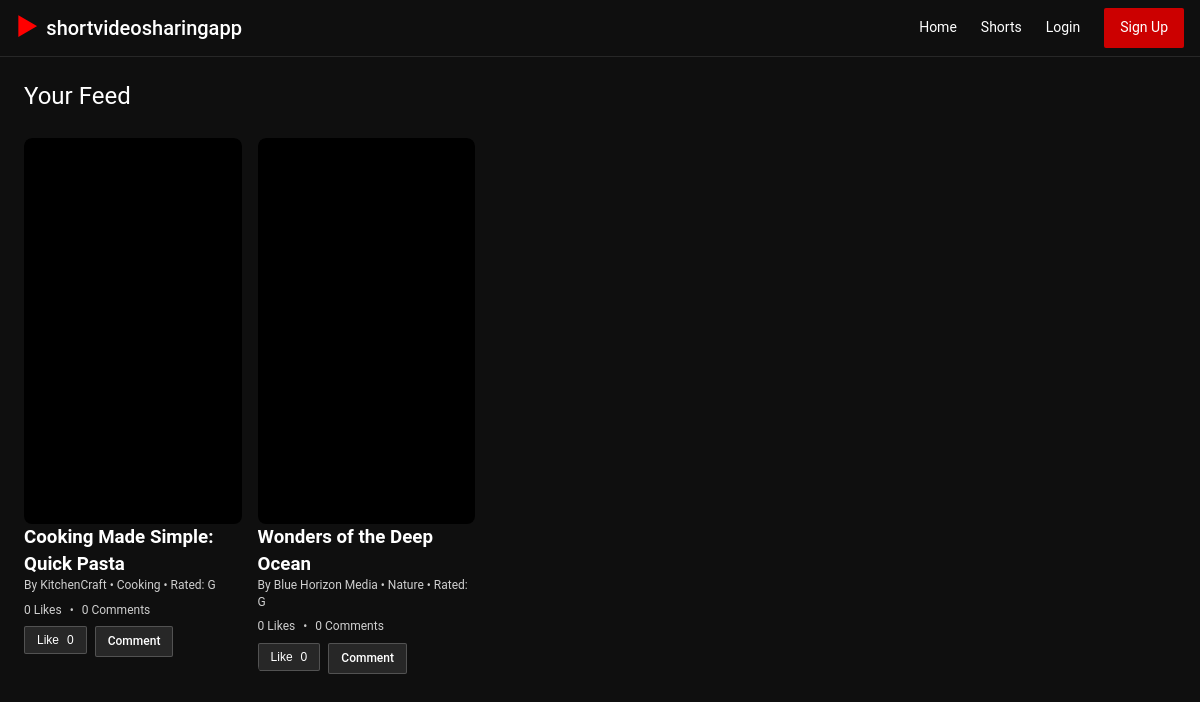
The page /shorts on the database its author committed.
### tables this page shows
CREATE TABLE videos (
    id INTEGER PRIMARY KEY AUTOINCREMENT,
    title TEXT NOT NULL,
    publisher TEXT NOT NULL,
    producer TEXT,
    genre TEXT,
    age_rating TEXT,
    url TEXT NOT NULL,
    uploaded_by INTEGER,
    FOREIGN KEY (uploaded_by) REFERENCES users(id)
);

### app.py (the view)
@app.route('/shorts')
def shorts():
    db = get_db()
    try:
        videos = db.execute('''
            SELECT v.*,
                   (SELECT COUNT(*) FROM comments c WHERE c.video_id = v.id) as comment_count,
                   (SELECT COUNT(*) FROM likes l WHERE l.video_id = v.id) as like_count
            FROM videos v
            ORDER BY v.id DESC
        ''').fetchall()
        video_list = []
        for video in videos:
            comments = db.execute('''
                SELECT c.comment, c.rating, u.username, c.created_at
                FROM comments c
                JOIN users u ON c.user_id = u.id
                WHERE c.video_id = ?
                ORDER BY c.id DESC
            ''', (video['id'],)).fetchall()
            video_dict = dict(video)
            video_dict['comments'] = comments
            video_dict['comment_count'] = video['comment_count'] or 0
            video_dict['like_count'] = video['like_count'] or 0
            video_list.append(video_dict)
        return render_template('shorts.html', videos=video_list)
    except sqlite3.Error as e:
        app.logger.error(f"Error in /shorts route: {e}")
        flash('An error occurred while loading videos.')
        return render_template('shorts.html', videos=[])

### app.py (called while the page is built)
def get_db():
    conn = sqlite3.connect(DATABASE)
    conn.row_factory = sqlite3.Row
    return conn

### templates/shorts.html (shortened to what this page needs)
{% extends "base.html" %}
{% block content %}
<h1>Your Feed</h1>
<div class="shorts-list">
    {% for video in videos %}
        <div class="shorts-card">
            <a href="{{ url_for('watch', video_id=video['id']) }}" class="shorts-thumbnail">
                <video class="shorts-video" muted playsinline>
                    <source src="{{ video['url'] }}" type="video/mp4">
                </video>
            </a>
            <div class="shorts-details">
                <h3>{{ video['title'] }}</h3>
                <p class="shorts-meta">
                    <span>By {{ video['publisher'] }}</span> •
                    <span>{{ video['genre'] or "N/A" }}</span> •
                    <span>Rated: {{ video['age_rating'] or "N/A" }}</span>
                </p>
                <div class="shorts-stats">
                    <span>{{ video['like_count'] }} Likes</span> •
                    <span>{{ video['comment_count'] }} Comments</span>
                </div>
                <div class="shorts-actions">
                    <form method="POST" action="{{ url_for('like') }}" class="like-form" data-video-id="{{ video['id'] }}">
                        <button type="button" class="btn btn-secondary like-btn" data-liked="false">
                            Like <span class="like-count">{{ video['like_count'] }}</span>
                        </button>
                    </form>
                    <a href="{{ url_for('watch', video_id=video['id']) }}" class="btn btn-secondary comment-link">
                        Comment
                    </a>
                </div>
            </div>
        </div>
    {% else %}
        <p>No shorts available yet.</p>
    {% endfor %}
</div>
{% endblock %}

### templates/base.html (shortened to what this page needs)
<!DOCTYPE html>
<html lang="en">
<head>
    <link href="{{ url_for('static', filename='style.css') }}" rel="stylesheet">
</head>
<body>
    <header class="navbar">
        <div class="logo">shortvideosharingapp</div>
        <nav>
            <a href="{{ url_for('index') }}">Home</a>
            <a href="{{ url_for('shorts') }}">Shorts</a>
            {% if 'user' in session %}
                <a href="{{ url_for('profile') }}">Profile</a>
                {% if session['user']['role'] == 'creator' %}
                    <a href="{{ url_for('dashboard') }}">Dashboard</a>
                {% endif %}
                <span class="user">{{ session['user']['username'] }}</span>
                <a href="{{ url_for('logout') }}" class="btn">Logout</a>
            {% else %}
                <a href="{{ url_for('login') }}">Login</a>
                <a href="{{ url_for('register') }}" class="btn">Sign Up</a>
            {% endif %}
        </nav>
    </header>
    <main class="content">
        {% block content %}{% endblock %}
    </main>
</body>
</html>

### static/style.css (style rules this page uses)
* { margin: 0; padding: 0; box-sizing: border-box; }
body { font-family: "Roboto", "YouTube Sans", -apple-system, BlinkMacSystemFont, "Segoe UI", sans-serif; background: #0f0f0f; color: #fff; min-height: 100vh; line-height: 1.4; }
.navbar { display: flex; justify-content: space-between; align-items: center; padding: 0 16px; background: #0f0f0f; color: #fff; position: sticky; top: 0; z-index: 1000; box-shadow: 0 1px 0 rgba(255, 255, 255, 0.1); height: 56px; }
.navbar .logo { font-size: 20px; font-weight: 500; color: #fff; display: flex; align-items: center; gap: 8px; }
.navbar .logo::before { content: "▶"; color: #ff0000; font-size: 24px; }
.navbar nav { display: flex; gap: 24px; align-items: center; }
.navbar nav a { color: #fff; text-decoration: none; font-weight: 400; font-size: 14px; transition: color 0.2s; }
.btn { background: #cc0000; color: #fff; padding: 10px 16px; border-radius: 2px; text-decoration: none; transition: all 0.2s; border: none; cursor: pointer; font-size: 14px; font-weight: 500; display: inline-flex; align-items: center; gap: 8px; }
.btn-secondary { background-color: rgba(255, 255, 255, 0.1); color: #fff; border: 1px solid rgba(255, 255, 255, 0.2); }
.content { padding: 24px; max-width: 1280px; margin: 0 auto; }
.shorts-list { display: grid; grid-template-columns: repeat(auto-fill, minmax(200px, 1fr)); gap: 16px; margin-top: 24px; }
.shorts-card { background: transparent; border-radius: 8px; overflow: hidden; transition: transform 0.2s; cursor: pointer; }
.shorts-thumbnail { position: relative; width: 100%; aspect-ratio: 9/16; background: #000; border-radius: 8px; overflow: hidden; display: block; text-decoration: none; }
.shorts-video { width: 100%; height: 100%; object-fit: cover; }
.shorts-meta { font-size: 12px; color: rgba(255, 255, 255, 0.8); margin-bottom: 8px; }
.shorts-stats { font-size: 12px; color: rgba(255, 255, 255, 0.8); display: flex; gap: 8px; }
.shorts-actions { display: flex; gap: 8px; margin-top: 8px; }
.shorts-actions .btn { padding: 6px 12px; font-size: 12px; }
.like-btn { display: flex; align-items: center; gap: 8px; transition: all 0.2s; }
h1 { font-size: 24px; font-weight: 400; margin-bottom: 24px; color: #fff; }

### rows shown on the page
videos: title "Cooking Made Simple: Quick Pasta", publisher "KitchenCraft", genre "Cooking", age_rating "G", like_count "0", comment_count "0"
videos: title "Wonders of the Deep Ocean", publisher "Blue Horizon Media", genre "Nature", age_rating "G", like_count "0", comment_count "0"
